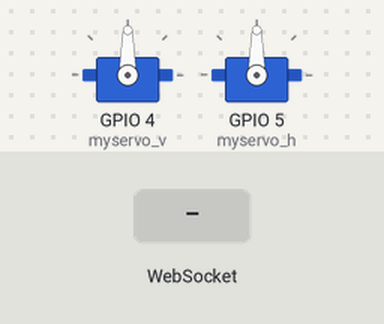
Simulated run of this sketch. Board: ESP8266 (NodeMCU). On the bench: 2 × servo. The inputs (shaded band) are chosen by the test bench. WiFi joins after 1.5 s; servers stay silent unless stated; what the sketch prints to the serial monitor is not drawn.

Above: at 6.7 s.
6.8 s: WebSocket text "#" received
At 8.0 s:
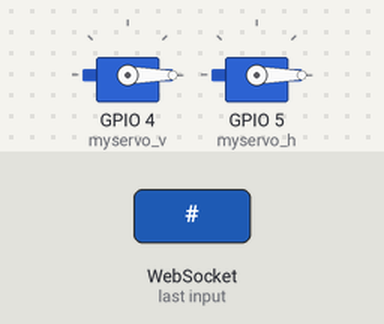
8.3 s: WebSocket text "5" received
Timing chart, 0 to 11.3 s (numbered marks = the images above; inputs shaded):
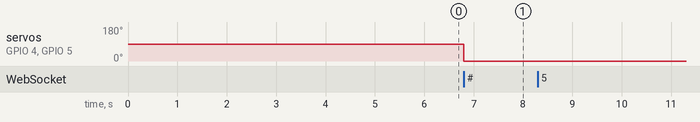

The sketch:

eyeball_web_controller.ino
```cpp
/*
 * EyeballKit Web Controller Example
 * Description: Controll your eyeball kit through web server. No phone app required.
 * Instructions:
  - Update WiFi SSID and password as necessary.
  - Flash this sketch to the ESP8266 board
  - Install host software:
    - For Linux, install Avahi (http://avahi.org/).
    - For Windows, install Bonjour (http://www.apple.com/support/bonjour/).
    - For Mac OSX and iOS support is built in through Bonjour already.
    - For Androids, sorry you can only access the web server through IP address.
  - Point your browser to http://[host].local, you should see a response.
 * Author: naozhendang.com
 * More info: http://www.naozhendang.com/p/eyeball-kit
 * Tutorial: http://www.naozhendang.com/t/eyeball-web-controller
 */
#include <Arduino.h>
#include <Servo.h>

#include <ESP8266WiFi.h>
#include <ESP8266WebServer.h>
#include <WebSocketsServer.h>
#include <ESP8266mDNS.h>
#include <Hash.h>

/**************************************
 * !!!!!Config Here!!!
 * ***********************************/
const char* host = "eyeball-kit";     // http://eyeball-kit.local
const char* ssid     = "SSID NAME";         //Your wifi ssid
const char* password = "SSID PASSWORD";  //Your wifi password

Servo myservo_v;  // create servo object to control the vertical servo
Servo myservo_h;  // create servo object to control the horizontal servo

#define USE_SERIAL Serial

//index html
const char* serverIndex = "<html><head><meta charset='utf-8'><meta name='viewport' content='user-scalable=no,initial-scale=1,maximum-scale=1,minimum-scale=1,width=device-width'><title>眼球盒子</title><style>body{background:#0995ff;color:#fff;position:relative;text-align:center;font-family:'HelveticaNeue-Light','HelveticaNeue',Helvetica,Arial,sans-serif;font-size:13px;}h1{margin-top:50px;word-spacing:10px;font-size:2em;}h1 em{font-size:.6em;display:block;font-weight:normal;opacity:.8;}div{position:absolute;bottom:20px;width:100%;}</style></head><body><h1>眼球盒子遥控器<em>(试一试拖动黑圈)</em></h1><svg version='1.1' id='eye' xmlns='http://www.w3.org/2000/svg' xmlns:xlink='http://www.w3.org/1999/xlink' x='0' y='0' width='300px' height='300px' viewBox='0 0 300 300' enable-background='new 0 0 300 300'><circle fill='#F1F1F1' cx='150' cy='150' r='150'></circle><circle id='eyeball' cx='150' cy='150' r='30'></circle></svg><div>2016 &copy; 脑震荡 naozhendang.com</div><script>var conn=new WebSocket('ws://'+location.hostname+':81/',['arduino']);conn.onopen=function(){connection.send('Connect '+new Date())};conn.onerror=function(a){console.log('WebSocket Error',a)};conn.onmessage=function(a){console.log('Server: ',a.data)};var drag=null,dPoint;var initPos=[150,150];document.getElementById('eye').addEventListener('mousedown',DragStart,false);document.getElementById('eye').addEventListener('mouseup',DragEnd,false);document.getElementById('eye').addEventListener('touchstart',DragStart,false);document.getElementById('eye').addEventListener('touchend',DragEnd,false);function DragStart(b){if(b.preventDefault){b.preventDefault()}var a=b.target?b.target:b.srcElement;if(a.id=='eyeball'){drag='eyeball';document.addEventListener('touchmove',Dragging,false);document.addEventListener('mousemove',Dragging,false);b=MousePos(b);dPoint=b}}function Dragging(d){var c=d.target?d.target:d.srcElement;d=MousePos(d);if(drag){initPos[0]+=parseInt(d.x-dPoint.x);initPos[1]+=parseInt(d.y-dPoint.y);if(Math.pow((initPos[0]-150),2)+Math.pow((initPos[1]-150),2)<=14400){document.getElementById(drag).setAttribute('cx',initPos[0]);document.getElementById(drag).setAttribute('cy',initPos[1]);var b=remap(initPos[0],31,269,45,135).toString(16);var a=remap(initPos[1],31,269,45,135).toString(16);if(b.length<2){b='0'+r}if(a.length<2){a='0'+g}var f='#'+b+a+'00';conn.send(f)}else{initPos[0]-=parseInt(d.x-dPoint.x);initPos[1]-=parseInt(d.y-dPoint.y)}dPoint=d}}function DragEnd(b){var a=b.target?b.target:b.srcElement;document.removeEventListener('touchmove',Dragging,false);document.removeEventListener('mousemove',Dragging,false);drag=null}function MousePos(a){a=(a?a:window.event);if(a.type=='touchmove'||a.type=='touchstart'){return{x:a.touches[0].pageX,y:a.touches[0].pageY}}else{return{x:a.pageX,y:a.pageY}}}function remap(a,b,d,e,c){return parseInt((a-b)*(c-e)/(d-b)+e)};</script></body></html>";

ESP8266WebServer server = ESP8266WebServer(80);
WebSocketsServer webSocket = WebSocketsServer(81);

void webSocketEvent(uint8_t num, WStype_t type, uint8_t * payload, size_t lenght) {

    switch(type) {
        case WStype_DISCONNECTED:
            USE_SERIAL.printf("[%u] Disconnected!\n", num);
            break;
        case WStype_CONNECTED: {
            IPAddress ip = webSocket.remoteIP(num);
            USE_SERIAL.printf("[%u] Connected from %d.%d.%d.%d url: %s\n", num, ip[0], ip[1], ip[2], ip[3], payload);

            // send message to client
            webSocket.sendTXT(num, "Connected");
        }
            break;
        case WStype_TEXT:
            USE_SERIAL.printf("[%u] get Data: %s\n", num, payload);

            if(payload[0] == '#') {
                // get and decode data
                uint32_t xyz = (uint32_t) strtol((const char *) &payload[1], NULL, 16);
                myservo_h.write(((xyz >> 16) & 0xFF));
                myservo_v.write(((xyz >> 8) & 0xFF));
            }

            break;
    }

}

//index page
void handleRoot() {
  server.send(200, "text/html", serverIndex);
}

//404 page
void handleNotFound(){
  String message = "File Not Found\n\n";
  message += "URI: ";
  message += server.uri();
  message += "\nMethod: ";
  message += (server.method() == HTTP_GET)?"GET":"POST";
  message += "\nArguments: ";
  message += server.args();
  message += "\n";
  for (uint8_t i=0; i<server.args(); i++){
    message += " " + server.argName(i) + ": " + server.arg(i) + "\n";
  }
  server.send(404, "text/plain", message);
}

void setup() {
    myservo_v.attach(4);  // attach the servo on GPIO4 to the servo object
    myservo_h.attach(5);  // attach the servo on GPIO5 to the servo object

    USE_SERIAL.begin(115200);

    //USE_SERIAL.setDebugOutput(true);

    USE_SERIAL.println();
    USE_SERIAL.println();
    USE_SERIAL.println();

      for(uint8_t t = 4; t > 0; t--) {
          USE_SERIAL.printf("[SETUP] BOOT WAIT %d...\n", t);
          USE_SERIAL.flush();
          delay(1000);
      }

    WiFi.disconnect();
    WiFi.begin(ssid,password);
    USE_SERIAL.println();

    while(WiFi.status() != WL_CONNECTED) {
        delay(100);
        USE_SERIAL.print(".");
    }

    USE_SERIAL.print("\nIP address: ");
    USE_SERIAL.flush();
    USE_SERIAL.println(WiFi.localIP());

    if(!MDNS.begin(host)) {
        USE_SERIAL.println("Error setting up MDNS responder!");
        while(1) {
           delay(1000);
        }
    }
    USE_SERIAL.printf("MDNS responder started: http://%s.local",host);

    // start webSocket server
    webSocket.begin();
    webSocket.onEvent(webSocketEvent);

    server.on("/", handleRoot);
    server.onNotFound(handleNotFound);

    server.begin();

    // Add service to MDNS
    MDNS.addService("http", "tcp", 80);
    MDNS.addService("ws", "tcp", 81);
}

void loop() {
    webSocket.loop();
    server.handleClient();
}
```

Measured:
- after the input at 6.8 s, servo on GPIO 4 (myservo_v), servo on GPIO 5 (myservo_h): 90° → 0° at once
- after the input at 8.3 s, every drawn part: stays the same
